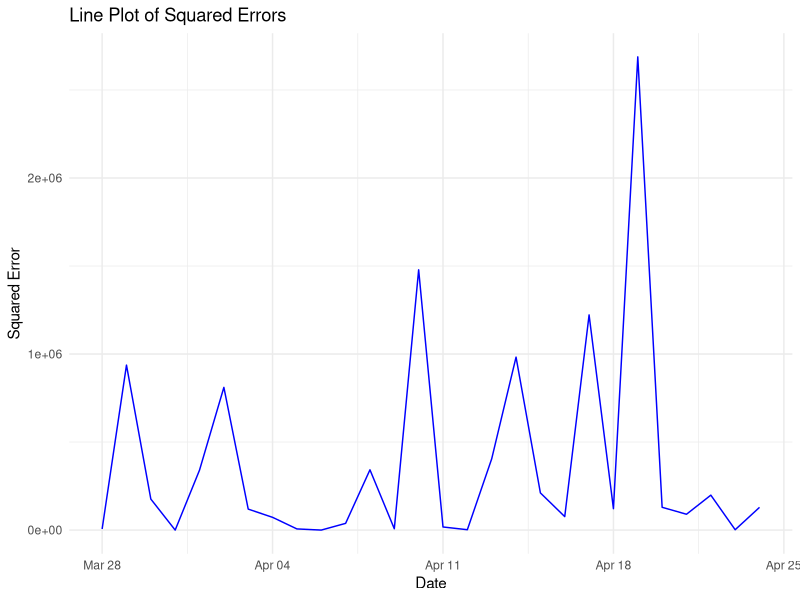
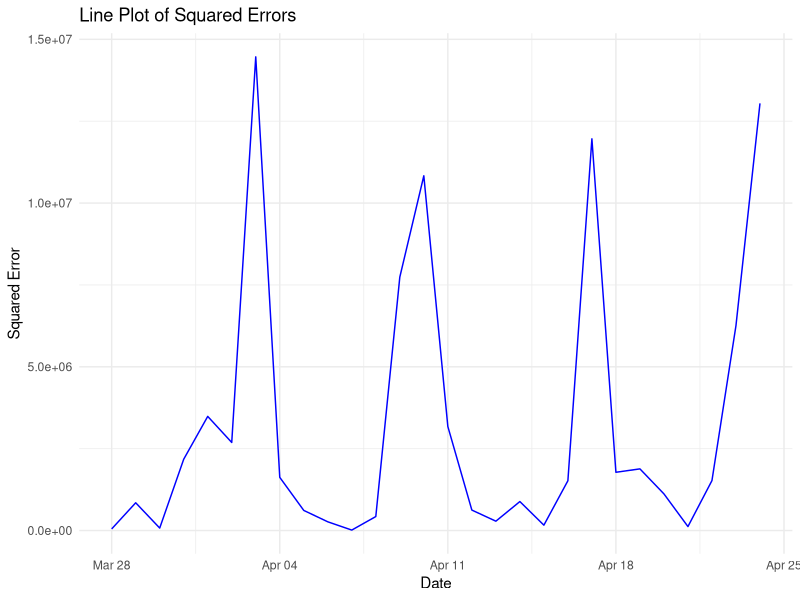
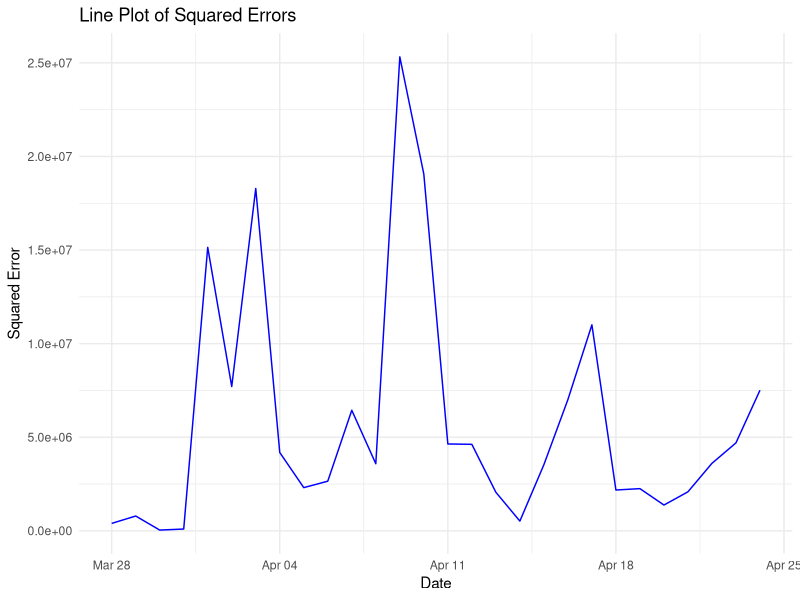

Write R code to recreate these figures, in order.
library(readr)
library(dplyr)
library(tidyverse)
library(ggplot2)



df_summary <- read.csv("df_summary.csv")

df_TX = df_summary %>% filter(state_id == 'TX')

df_TX <- df_TX %>%
  mutate(Monday = ifelse(weekday == "Monday", 1, 0),
         Tuesday = ifelse(weekday == "Tuesday", 1, 0),
         Wednesday = ifelse(weekday == "Wednesday", 1, 0),
         Thursday = ifelse(weekday == "Thursday", 1, 0),
         Friday = ifelse(weekday == "Friday", 1, 0),
         Saturday = ifelse(weekday == "Saturday", 1, 0),
         Sunday = ifelse(weekday == "Sunday", 1, 0))

df_TX <- df_TX %>%
  mutate(event = ifelse(event_name_1 == "None", 0, 1))

train_df = head(df_TX, 1913 - 28)
test_df = tail(df_TX, 28)

print(dim(train_df))
print(dim(test_df))



lm_model_tx <- lm(total_sales ~ mean_sell_price +
                    Monday + Tuesday + Wednesday + Thursday
                  + Friday + Saturday + snap_TX, train_df)
summary(lm_model_tx)

features = c("date", "mean_sell_price", "Monday", "Tuesday", "Wednesday",
             "Thursday", "Friday", "Saturday", "Sunday", "snap_TX")

actual_y = test_df$total_sales
test_values <- test_df %>% select(all_of(features))

predictions = as.numeric(predict(lm_model_tx, test_values))

mse = mean((actual_y - predictions)^2, na.rm=TRUE)
rmse = sqrt(mse)
print(rmse)

squared_errors = (actual_y - predictions)^2
errors = (actual_y - predictions)

plot_df = data.frame(date = as.Date(test_df$date), errors = squared_errors)

ggplot(plot_df, aes(x = date, y = errors)) +
  geom_line(color = "blue") +
  labs(title = "Line Plot of Squared Errors", x = "Date", y = "Squared Error") +
  theme_minimal()


df_CA = df_summary |>
  filter(state_id == "CA")

df_CA <- df_CA %>%
  arrange(date) %>%  # Ensure data is ordered by date
  mutate(time_index = as.numeric(as.Date(date)) - 15002)  # Create time index

# Check the first few rows
View(head(df_CA))


df_CA <- df_CA %>%
  mutate(event = ifelse(event_name_1 == "None", 0, 1))

df_CA <- df_CA %>%
  mutate(Monday = ifelse(weekday == "Monday", 1, 0),
         Tuesday = ifelse(weekday == "Tuesday", 1, 0),
         Wednesday = ifelse(weekday == "Wednesday", 1, 0),
         Thursday = ifelse(weekday == "Thursday", 1, 0),
         Friday = ifelse(weekday == "Friday", 1, 0),
         Saturday = ifelse(weekday == "Saturday", 1, 0),
         Sunday = ifelse(weekday == "Sunday", 1, 0))

lm_model <- lm(total_sales ~ -1 + mean_sell_price + Monday + Tuesday + Wednesday +
                 Thursday + Friday + Saturday + Sunday  + event + snap_CA, df_CA)
summary(lm_model)







train_df = head(df_CA, 1913 - 28)
test_df = tail(df_CA, 28)

print(dim(train_df))
print(dim(test_df))



lm_model_ca <- lm(total_sales ~ mean_sell_price +
                    Monday + Tuesday + Wednesday + Thursday
                  + Friday + Saturday + snap_CA, train_df)
summary(lm_model_ca)

features = c("date", "mean_sell_price", "Monday", "Tuesday", "Wednesday",
             "Thursday", "Friday", "Saturday", "Sunday", "snap_CA")

actual_y = test_df$total_sales
test_values <- test_df %>% select(all_of(features))

predictions = as.numeric(predict(lm_model_ca, test_values))

mse = mean((actual_y - predictions)^2, na.rm=TRUE)
rmse = sqrt(mse)
print(rmse)

squared_errors = (actual_y - predictions)^2
errors = (actual_y - predictions)

plot_df = data.frame(date = as.Date(test_df$date), errors = squared_errors)

library(ggplot2)

ggplot(plot_df, aes(x = date, y = errors)) +
  geom_line(color = "blue") +
  labs(title = "Line Plot of Squared Errors", x = "Date", y = "Squared Error") +
  theme_minimal()

df_WI = df_summary %>% filter(state_id == 'WI')

df_WI <- df_WI %>%
  mutate(Monday = ifelse(weekday == "Monday", 1, 0),
         Tuesday = ifelse(weekday == "Tuesday", 1, 0),
         Wednesday = ifelse(weekday == "Wednesday", 1, 0),
         Thursday = ifelse(weekday == "Thursday", 1, 0),
         Friday = ifelse(weekday == "Friday", 1, 0),
         Saturday = ifelse(weekday == "Saturday", 1, 0),
         Sunday = ifelse(weekday == "Sunday", 1, 0))

df_WI <- df_WI %>%
  mutate(event = ifelse(event_name_1 == "None", 0, 1))

train_df = head(df_WI, 1913 - 28)
test_df = tail(df_WI, 28)

print(dim(train_df))
print(dim(test_df))

lm_model_wi <- lm(total_sales ~ mean_sell_price +
                    Monday + Tuesday + Wednesday + Thursday 
                  + Friday + Saturday + snap_WI, train_df)
summary(lm_model_wi)

features = c("date", "mean_sell_price", "Monday", "Tuesday", "Wednesday", 
             "Thursday", "Friday", "Saturday", "Sunday", "snap_WI")

actual_y = test_df$total_sales
test_values <- test_df[, features]

predictions = as.numeric(predict(lm_model_wi, test_values))

mse = mean((actual_y - predictions)^2, na.rm=TRUE)
rmse = sqrt(mse)
print(rmse)

squared_errors = (actual_y - predictions)^2
errors = (actual_y - predictions)

plot_df = data.frame(date = as.Date(test_df$date), errors = squared_errors)

ggplot(plot_df, aes(x = date, y = errors)) +
  geom_line(color = "blue") +
  labs(title = "Line Plot of Squared Errors", x = "Date", y = "Squared Error") +
  theme_minimal()

